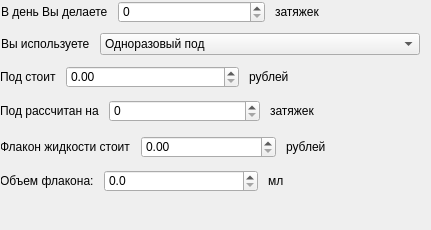
    <widget class="QWidget" name="vape_widget" native="true">
     <property name="sizePolicy">
      <sizepolicy hsizetype="Preferred" vsizetype="Fixed">
       <horstretch>0</horstretch>
       <verstretch>0</verstretch>
      </sizepolicy>
     </property>
     <property name="minimumSize">
      <size>
       <width>419</width>
       <height>125</height>
      </size>
     </property>
     <property name="maximumSize">
      <size>
       <width>100000</width>
       <height>100000</height>
      </size>
     </property>
     <widget class="QWidget" name="layoutWidget">
      <property name="geometry">
       <rect>
        <x>1</x>
        <y>1</y>
        <width>421</width>
        <height>220</height>
       </rect>
      </property>
      <layout class="QVBoxLayout" name="verticalLayout_7" stretch="0,0,0,0">
       <property name="spacing">
        <number>10</number>
       </property>
       <property name="sizeConstraint">
        <enum>QLayout::SizeConstraint::SetMaximumSize</enum>
       </property>
       <item>
        <layout class="QHBoxLayout" name="horizontalLayout_17">
         <property name="sizeConstraint">
          <enum>QLayout::SizeConstraint::SetFixedSize</enum>
         </property>
         <item>
          <widget class="QLabel" name="label_30">
           <property name="sizePolicy">
            <sizepolicy hsizetype="Fixed" vsizetype="Fixed">
             <horstretch>0</horstretch>
             <verstretch>0</verstretch>
            </sizepolicy>
           </property>
           <property name="minimumSize">
            <size>
             <width>99</width>
             <height>16</height>
            </size>
           </property>
           <property name="text">
            <string>В день Вы делаете</string>
           </property>
          </widget>
         </item>
         <item>
          <widget class="QSpinBox" name="puffs_per_day_spinbox">
           <property name="minimumSize">
            <size>
             <width>143</width>
             <height>22</height>
            </size>
           </property>
           <property name="maximum">
            <number>2000</number>
           </property>
          </widget>
         </item>
         <item>
          <widget class="QLabel" name="label_31">
           <property name="sizePolicy">
            <sizepolicy hsizetype="Preferred" vsizetype="Fixed">
             <horstretch>0</horstretch>
             <verstretch>0</verstretch>
            </sizepolicy>
           </property>
           <property name="minimumSize">
            <size>
             <width>143</width>
             <height>16</height>
            </size>
           </property>
           <property name="text">
            <string>затяжек</string>
           </property>
          </widget>
         </item>
        </layout>
       </item>
       <item>
        <layout class="QHBoxLayout" name="horizontalLayout_18">
         <property name="sizeConstraint">
          <enum>QLayout::SizeConstraint::SetFixedSize</enum>
         </property>
         <item>
          <widget class="QLabel" name="label_32">
           <property name="sizePolicy">
            <sizepolicy hsizetype="Maximum" vsizetype="Fixed">
             <horstretch>0</horstretch>
             <verstretch>0</verstretch>
            </sizepolicy>
           </property>
           <property name="minimumSize">
            <size>
             <width>87</width>
             <height>16</height>
            </size>
           </property>
           <property name="text">
            <string>Вы используете</string>
           </property>
          </widget>
         </item>
         <item>
          <widget class="QComboBox" name="vape_variant_combobox">
           <property name="sizePolicy">
            <sizepolicy hsizetype="Fixed" vsizetype="Fixed">
             <horstretch>0</horstretch>
             <verstretch>0</verstretch>
            </sizepolicy>
           </property>
           <property name="minimumSize">
            <size>
             <width>320</width>
             <height>22</height>
            </size>
           </property>
           <item>
            <property name="text">
             <string>Одноразовый под</string>
            </property>
           </item>
           <item>
            <property name="text">
             <string>Многоразовый под или мод</string>
            </property>
           </item>
          </widget>
         </item>
        </layout>
       </item>
       <item>
        <widget class="QWidget" name="vape1_widget" native="true">
         <property name="sizePolicy">
          <sizepolicy hsizetype="Preferred" vsizetype="Maximum">
           <horstretch>0</horstretch>
           <verstretch>0</verstretch>
          </sizepolicy>
         </property>
         <property name="minimumSize">
          <size>
           <width>419</width>
           <height>60</height>
          </size>
         </property>
         <widget class="QWidget" name="verticalLayoutWidget_5">
          <property name="geometry">
           <rect>
            <x>-1</x>
            <y>-1</y>
            <width>421</width>
            <height>60</height>
           </rect>
          </property>
          <layout class="QVBoxLayout" name="verticalLayout_5">
           <property name="spacing">
            <number>10</number>
           </property>
           <property name="sizeConstraint">
            <enum>QLayout::SizeConstraint::SetDefaultConstraint</enum>
           </property>
           <item>
            <layout class="QHBoxLayout" name="horizontalLayout_19">
             <item>
              <widget class="QLabel" name="label_33">
               <property name="sizePolicy">
                <sizepolicy hsizetype="Fixed" vsizetype="Fixed">
                 <horstretch>0</horstretch>
                 <verstretch>0</verstretch>
                </sizepolicy>
               </property>
               <property name="minimumSize">
                <size>
                 <width>55</width>
                 <height>22</height>
                </size>
               </property>
               <property name="text">
                <string>Под стоит</string>
               </property>
              </widget>
             </item>
             <item>
              <widget class="QDoubleSpinBox" name="onepod_cost_doublespinbox">
               <property name="minimumSize">
                <size>
                 <width>165</width>
                 <height>22</height>
                </size>
               </property>
               <property name="maximum">
                <double>1000000.000000000000000</double>
               </property>
              </widget>
             </item>
             <item>
              <widget class="QLabel" name="label_34">
               <property name="sizePolicy">
                <sizepolicy hsizetype="Preferred" vsizetype="Fixed">
                 <horstretch>0</horstretch>
                 <verstretch>0</verstretch>
                </sizepolicy>
               </property>
               <property name="minimumSize">
                <size>
                 <width>165</width>
                 <height>22</height>
                </size>
               </property>
               <property name="text">
                <string>рублей</string>
               </property>
              </widget>
             </item>
            </layout>
           </item>
           <item>
            <layout class="QHBoxLayout" name="horizontalLayout_20">
             <item>
              <widget class="QLabel" name="label_35">
               <property name="sizePolicy">
                <sizepolicy hsizetype="Fixed" vsizetype="Fixed">
                 <horstretch>0</horstretch>
                 <verstretch>0</verstretch>
                </sizepolicy>
               </property>
               <property name="minimumSize">
                <size>
                 <width>98</width>
                 <height>22</height>
                </size>
               </property>
               <property name="text">
                <string>Под рассчитан на</string>
               </property>
              </widget>
             </item>
             <item>
              <widget class="QSpinBox" name="onepod_count_spinbox">
               <property name="minimumSize">
                <size>
                 <width>144</width>
                 <height>22</height>
                </size>
               </property>
               <property name="minimum">
                <number>0</number>
               </property>
               <property name="maximum">
                <number>99999</number>
               </property>
               <property name="singleStep">
                <number>1</number>
               </property>
               <property name="value">
                <number>0</number>
               </property>
              </widget>
             </item>
             <item>
              <widget class="QLabel" name="label_36">
               <property name="sizePolicy">
                <sizepolicy hsizetype="Preferred" vsizetype="Fixed">
                 <horstretch>0</horstretch>
                 <verstretch>0</verstretch>
                </sizepolicy>
               </property>
               <property name="minimumSize">
                <size>
                 <width>143</width>
                 <height>22</height>
                </size>
               </property>
               <property name="text">
                <string>затяжек</string>
               </property>
              </widget>
             </item>
            </layout>
           </item>
          </layout>
         </widget>
        </widget>
       </item>
       <item>
        <widget class="QWidget" name="vape2_widget" native="true">
         <property name="sizePolicy">
          <sizepolicy hsizetype="Preferred" vsizetype="Maximum">
           <horstretch>0</horstretch>
           <verstretch>0</verstretch>
          </sizepolicy>
         </property>
         <property name="minimumSize">
          <size>
           <width>419</width>
           <height>60</height>
          </size>
         </property>
         <widget class="QWidget" name="verticalLayoutWidget_6">
          <property name="geometry">
           <rect>
            <x>-1</x>
            <y>-1</y>
            <width>421</width>
            <height>60</height>
           </rect>
          </property>
          <layout class="QVBoxLayout" name="verticalLayout_6">
           <property name="spacing">
            <number>10</number>
           </property>
           <property name="sizeConstraint">
            <enum>QLayout::SizeConstraint::SetDefaultConstraint</enum>
           </property>
           <item>
            <layout class="QHBoxLayout" name="horizontalLayout_21">
             <item>
              <widget class="QLabel" name="label_37">
               <property name="sizePolicy">
                <sizepolicy hsizetype="Fixed" vsizetype="Fixed">
                 <horstretch>0</horstretch>
                 <verstretch>0</verstretch>
                </sizepolicy>
               </property>
               <property name="minimumSize">
                <size>
                 <width>131</width>
                 <height>22</height>
                </size>
               </property>
               <property name="text">
                <string>Флакон жидкости стоит</string>
               </property>
              </widget>
             </item>
             <item>
              <widget class="QDoubleSpinBox" name="liquid_cost_doublespinbox">
               <property name="minimumSize">
                <size>
                 <width>127</width>
                 <height>22</height>
                </size>
               </property>
               <property name="maximum">
                <double>1000000.000000000000000</double>
               </property>
              </widget>
             </item>
             <item>
              <widget class="QLabel" name="label_38">
               <property name="sizePolicy">
                <sizepolicy hsizetype="Preferred" vsizetype="Fixed">
                 <horstretch>0</horstretch>
                 <verstretch>0</verstretch>
                </sizepolicy>
               </property>
               <property name="minimumSize">
                <size>
                 <width>127</width>
                 <height>22</height>
                </size>
               </property>
               <property name="text">
                <string>рублей</string>
               </property>
              </widget>
             </item>
            </layout>
           </item>
           <item>
            <layout class="QHBoxLayout" name="horizontalLayout_22">
             <item>
              <widget class="QLabel" name="label_39">
               <property name="sizePolicy">
                <sizepolicy hsizetype="Fixed" vsizetype="Fixed">
                 <horstretch>0</horstretch>
                 <verstretch>0</verstretch>
                </sizepolicy>
               </property>
               <property name="minimumSize">
                <size>
                 <width>92</width>
                 <height>22</height>
                </size>
               </property>
               <property name="text">
                <string>Объем флакона:</string>
               </property>
              </widget>
             </item>
             <item>
              <widget class="QDoubleSpinBox" name="liquid_count_doublespinbox">
               <property name="minimumSize">
                <size>
                 <width>147</width>
                 <height>22</height>
                </size>
               </property>
               <property name="decimals">
                <number>1</number>
               </property>
               <property name="maximum">
                <double>5000.000000000000000</double>
               </property>
              </widget>
             </item>
             <item>
              <widget class="QLabel" name="label_40">
               <property name="sizePolicy">
                <sizepolicy hsizetype="Preferred" vsizetype="Fixed">
                 <horstretch>0</horstretch>
                 <verstretch>0</verstretch>
                </sizepolicy>
               </property>
               <property name="minimumSize">
                <size>
                 <width>146</width>
                 <height>22</height>
                </size>
               </property>
               <property name="text">
                <string>мл</string>
               </property>
              </widget>
             </item>
            </layout>
           </item>
          </layout>
         </widget>
        </widget>
       </item>
      </layout>
     </widget>
    </widget>
